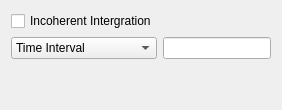
            <widget class="QWidget" name="tabopSpectraHeis">
             <attribute name="title">
              <string>Operation</string>
             </attribute>
             <layout class="QGridLayout" name="gridLayout_21">
              <item row="0" column="1">
               <spacer name="horizontalSpacer_20">
                <property name="orientation">
                 <enum>Qt::Horizontal</enum>
                </property>
                <property name="sizeHint" stdset="0">
                 <size>
                  <width>40</width>
                  <height>20</height>
                 </size>
                </property>
               </spacer>
              </item>
              <item row="1" column="0">
               <widget class="QComboBox" name="specHeisOpCobIncInt">
                <item>
                 <property name="text">
                  <string>Time Interval</string>
                 </property>
                </item>
               </widget>
              </item>
              <item row="0" column="0">
               <widget class="QCheckBox" name="specHeisOpCebIncoherent">
                <property name="text">
                 <string>Incoherent Intergration</string>
                </property>
               </widget>
              </item>
              <item row="1" column="1">
               <widget class="QLineEdit" name="specHeisOpIncoherent"/>
              </item>
              <item row="2" column="0">
               <spacer name="verticalSpacer_7">
                <property name="orientation">
                 <enum>Qt::Vertical</enum>
                </property>
                <property name="sizeHint" stdset="0">
                 <size>
                  <width>20</width>
                  <height>40</height>
                 </size>
                </property>
               </spacer>
              </item>
             </layout>
            </widget>
